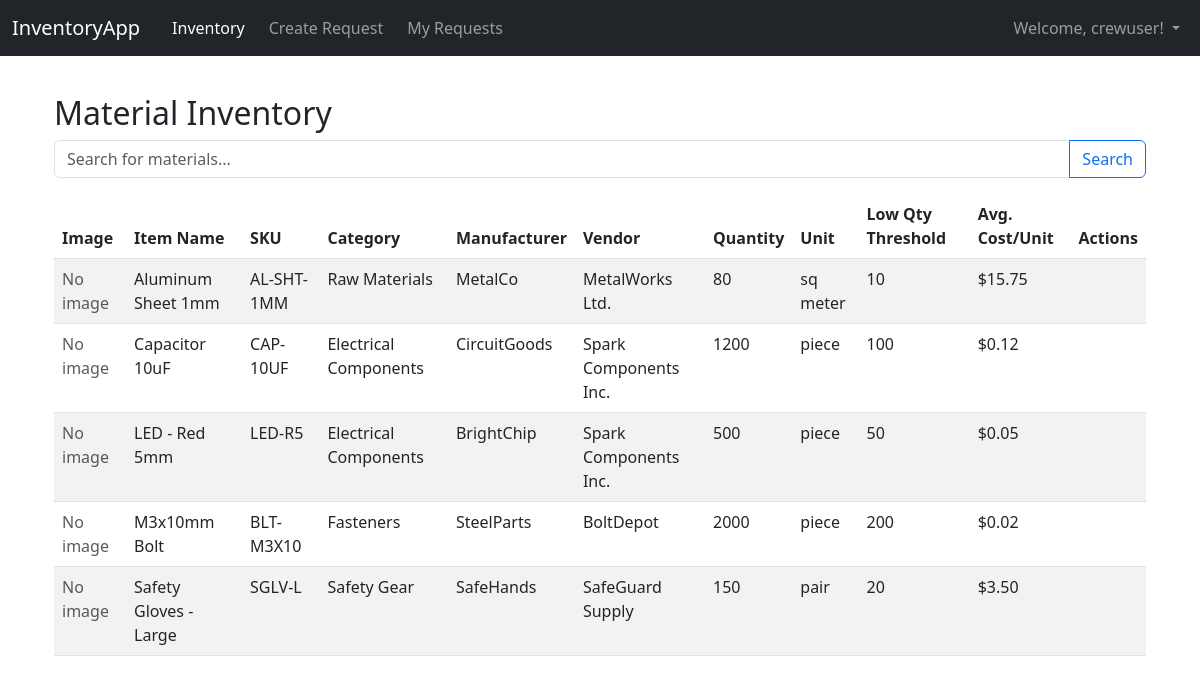
/inventory/ (signed in), run on the app's committed database.
### inventory/models.py (models this page shows, shortened)
class Material(models.Model):
    name = models.CharField(max_length=200, help_text="Name of the material/item.")
    sku = models.CharField(max_length=100, unique=True, help_text="Stock Keeping Unit.")
    manufacturer = models.CharField(max_length=100, blank=True, null=True)
    category = models.ForeignKey(
        MaterialCategory,
        on_delete=models.PROTECT,
        help_text="Category of the material."
    )
    vendor = models.ForeignKey(
        Vendor,
        on_delete=models.SET_NULL,
        null=True,
        blank=True,
        help_text="Supplier of the material."
    )
    unit_of_measure = models.CharField(max_length=50, help_text="e.g., pieces, meters, kg.")
    quantity_on_hand = models.PositiveIntegerField( # Still PositiveIntegerField for data integrity
        default=0,
        help_text="Current stock quantity. Updated by stock transactions."
    )
    low_quantity_threshold = models.PositiveIntegerField(
        default=0,
        help_text="Threshold for low stock warning."
    )
    current_average_cost_per_unit = models.DecimalField(
        max_digits=10,
        decimal_places=2,
        default=0.00,
        help_text="Current average cost per unit. Recalculated by stock transactions."
    )
    image = models.ImageField(
        upload_to='material_images/',
        blank=True,
        null=True,
        help_text="Optional image of the item."
    )
    notes = models.TextField(blank=True, null=True, help_text="Any additional notes.")
    created_at = models.DateTimeField(auto_now_add=True)
    updated_at = models.DateTimeField(auto_now=True)
    class Meta:
        ordering = ['name']

class MaterialCategory(models.Model):
    name = models.CharField(max_length=100, unique=True)
    description = models.TextField(blank=True, null=True)
    class Meta:
        verbose_name_plural = "Material Categories"

class Vendor(models.Model):
    name = models.CharField(max_length=200, unique=True)
    contact_person = models.CharField(max_length=100, blank=True, null=True)
    phone_number = models.CharField(max_length=20, blank=True, null=True)
    email = models.EmailField(blank=True, null=True)
    address = models.TextField(blank=True, null=True)

### inventory/views.py (the view)
# urls.py: path('', views.material_list_view, name='material_list'), # Assuming root of app is material list
@login_required
def material_list_view(request):
    query = request.GET.get('q')
    materials = Material.objects.select_related('category', 'vendor').all()
    if query:
        search_filters = Q(name__icontains=query) | Q(sku__icontains=query) | \
                         Q(manufacturer__icontains=query) | Q(category__name__icontains=query) | \
                         Q(vendor__name__icontains=query) | Q(unit_of_measure__icontains=query)
        materials = materials.filter(search_filters)
    context = {'materials': materials, 'search_query': query or "", 'title': 'Material Inventory'}
    return render(request, 'inventory/material/material_list.html', context)

### inventory/templates/inventory/material/material_list.html (shortened to what this page needs)
{% extends "inventory/base.html" %}
{% block content %}
<div class="container mt-4">
    <h2>{{ title }}</h2>
    <form method="get" action="{% url 'inventory:material_list' %}" class="mb-3">
        <div class="input-group">
            <input type="text" name="q" class="form-control" placeholder="Search for materials..." value="{{ search_query }}">
            <button class="btn btn-outline-primary" type="submit">Search</button>
        </div>
    </form>
    {% if materials %}
    <div class="table-responsive">
        <table class="table table-striped table-hover">
            <thead>
                <tr>
                    <th>Image</th>
                    <th>Item Name</th>
                    <th>SKU</th>
                    <th>Category</th>
                    <th>Manufacturer</th>
                    <th>Vendor</th>
                    <th>Quantity</th>
                    <th>Unit</th>
                    <th>Low Qty Threshold</th>
                    <th>Avg. Cost/Unit</th>
                    <th>Actions</th>
                </tr>
            </thead>
            <tbody>
                {% for material in materials %}
                <tr>
                    <td>
                        {% if material.image %}
                            <img src="{{ material.image.url }}" alt="{{ material.name }}" style="width: 50px; height: auto; border-radius: 5px;">
                        {% else %}
                            <span class="text-muted">No image</span>
                        {% endif %}
                    </td>
                    <td>{{ material.name }}</td>
                    <td>{{ material.sku }}</td>
                    <td>{{ material.category.name }}</td>
                    <td>{{ material.manufacturer|default_if_none:"" }}</td>
                    <td>{{ material.vendor.name|default_if_none:"" }}</td>
                    <td>{{ material.quantity_on_hand }}</td>
                    <td>{{ material.unit_of_measure }}</td>
                    <td>{{ material.low_quantity_threshold }}</td>
                    <td>${{ material.current_average_cost_per_unit|stringformat:".2f" }}</td>
                    <td>
                    </td>
                </tr>
                {% endfor %}
            </tbody>
        </table>
    </div>
    {% else %}
        <p>No materials found matching your search criteria or the inventory is empty.</p>
    {% endif %}
</div>
{% endblock %}

### inventory/templates/inventory/base.html (shortened to what this page needs)
<!DOCTYPE html>
<html lang="en">
<head>
    <link href="https://cdn.jsdelivr.net/npm/bootstrap@5.3.0/dist/css/bootstrap.min.css" rel="stylesheet">
</head>
<body>
    <nav class="navbar navbar-expand-lg navbar-dark bg-dark fixed-top">
        <div class="container-fluid">
            <a class="navbar-brand" href="{% if user.is_authenticated %}{% url 'inventory:material_list' %}{% else %}{% url 'inventory:login' %}{% endif %}">InventoryApp</a>
            <div class="collapse navbar-collapse" id="navbarNav">
                <ul class="navbar-nav me-auto mb-2 mb-lg-0">
                    {% if user.is_authenticated %}
                        <li class="nav-item">
                            <a class="nav-link {% if request.resolver_match.url_name == 'material_list' %}active{% endif %}" href="{% url 'inventory:material_list' %}">Inventory</a>
                        </li>
                        {% if perms.inventory.add_materialrequest %}
                            <li class="nav-item">
                                <a class="nav-link {% if request.resolver_match.url_name == 'material_request_create' %}active{% endif %}" href="{% url 'inventory:material_request_create' %}">Create Request</a>
                            </li>
                            <li class="nav-item">
                                <a class="nav-link {% if request.resolver_match.url_name == 'crew_request_list' %}active{% endif %}" href="{% url 'inventory:crew_request_list' %}">My Requests</a>
                            </li>
                        {% endif %}
                    {% endif %}
                </ul>
                <ul class="navbar-nav ms-auto">
                    {% if user.is_authenticated %}
                        <li class="nav-item dropdown">
                            <a class="nav-link dropdown-toggle" href="#" id="navbarUserDropdown" role="button" data-bs-toggle="dropdown" aria-expanded="false">
                                Welcome, {{ user.username }}!
                            </a>
                        </li>
                    {% else %}
                        <li class="nav-item">
                            <a class="nav-link {% if request.resolver_match.url_name == 'login' %}active{% endif %}" href="{% url 'inventory:login' %}">Login</a>
                        </li>
                    {% endif %}
                </ul>
            </div>
        </div>
    </nav>
    <div class="container">
        {% block content %}
        {% endblock %}
    </div>
</body>
</html>

### inventory/templates/inventory/base.html (style rules this page uses)
body { padding-top: 70px; }
.navbar-nav .nav-item { margin-left: 0.5em; }

### data on the page
Material: image "No image", name "Aluminum Sheet 1mm", sku "AL-SHT-1MM", category.name "Raw Materials", manufacturer "MetalCo", vendor.name "MetalWorks Ltd.", quantity_on_hand "80", unit_of_measure "sq meter", low_quantity_threshold "10", current_average_cost_per_unit "15.75"
Material: image "No image", name "Capacitor 10uF", sku "CAP-10UF", category.name "Electrical Components", manufacturer "CircuitGoods", vendor.name "Spark Components Inc.", quantity_on_hand "1200", unit_of_measure "piece", low_quantity_threshold "100", current_average_cost_per_unit "0.12"
Material: image "No image", name "LED - Red 5mm", sku "LED-R5", category.name "Electrical Components", manufacturer "BrightChip", vendor.name "Spark Components Inc.", quantity_on_hand "500", unit_of_measure "piece", low_quantity_threshold "50", current_average_cost_per_unit "0.05"
Material: image "No image", name "M3x10mm Bolt", sku "BLT-M3X10", category.name "Fasteners", manufacturer "SteelParts", vendor.name "BoltDepot", quantity_on_hand "2000", unit_of_measure "piece", low_quantity_threshold "200", current_average_cost_per_unit "0.02"
Material: image "No image", name "Safety Gloves - Large", sku "SGLV-L", category.name "Safety Gear", manufacturer "SafeHands", vendor.name "SafeGuard Supply", quantity_on_hand "150", unit_of_measure "pair", low_quantity_threshold "20", current_average_cost_per_unit "3.50"

### other printed values
{{ user.username }} "crewuser"
{{ title }} "Material Inventory"
